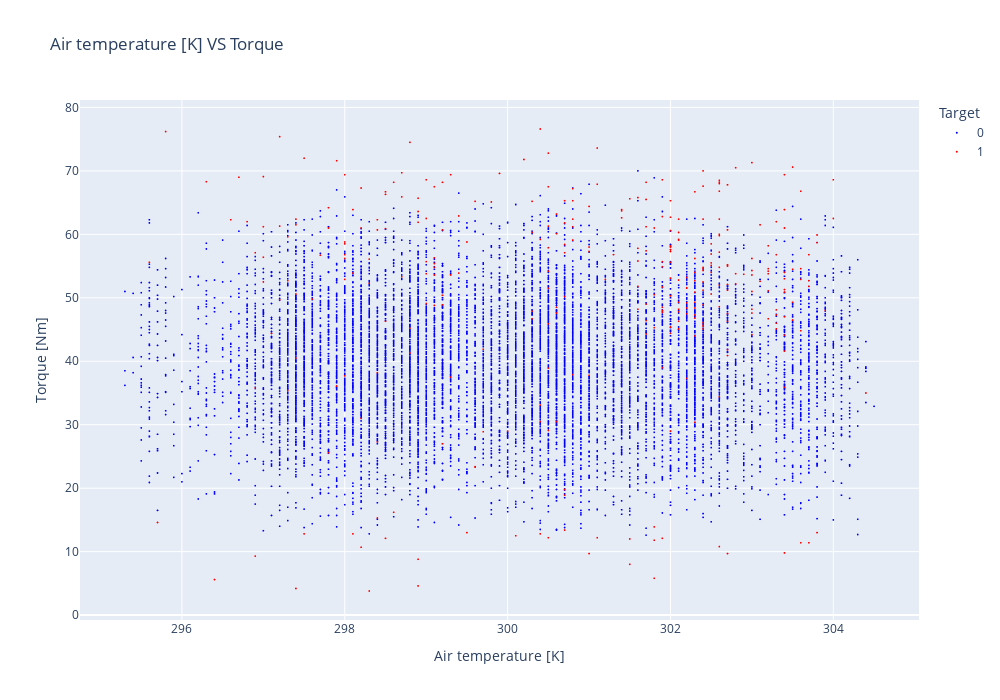

Notebook code for this chart:
### Code cell
import plotly.express as px
df['Target'] = df['Target'].astype(int)


df['Target'] = df['Target'].astype(str)
fig = px.scatter(df, 
                 x='Air temperature [K]', 
                 y='Torque [Nm]', 
                 opacity=1, 
                 title='Air temperature [K] VS Torque', 
                 color='Target',
                 color_discrete_sequence=['blue','red'])


fig.update_traces(marker=dict(size=2))


fig.update_layout(width=1000, height=700)

fig.show()

### Figure 1 — Plotly figure (JSON) as saved in the notebook; plotly's stock layout.template omitted (floating-point values rounded to 4 significant figures; data arrays with more than 128 entries replaced by an {"elided": "..."} marker saying what was removed)
{"data": [{"hovertemplate": "Target=0<br>Air temperature [K]=%{x}<br>Torque [Nm]=%{y}<extra></extra>", "legendgroup": "0", "marker": {"color": "blue", "opacity": 1, "size": 2, "symbol": "circle"}, "mode": "markers", "name": "0", "showlegend": true, "type": "scattergl", "x": {"elided": "9661 float values"}, "xaxis": "x", "y": {"elided": "9661 float values"}, "yaxis": "y"}, {"hovertemplate": "Target=1<br>Air temperature [K]=%{x}<br>Torque [Nm]=%{y}<extra></extra>", "legendgroup": "1", "marker": {"color": "red", "opacity": 1, "size": 2, "symbol": "circle"}, "mode": "markers", "name": "1", "showlegend": true, "type": "scattergl", "x": {"elided": "339 float values"}, "xaxis": "x", "y": {"elided": "339 float values"}, "yaxis": "y"}], "layout": {"height": 700, "legend": {"title": {"text": "Target"}, "tracegroupgap": 0}, "title": {"text": "Air temperature [K] VS Torque"}, "width": 1000, "xaxis": {"anchor": "y", "domain": [0, 1], "title": {"text": "Air temperature [K]"}}, "yaxis": {"anchor": "x", "domain": [0, 1], "title": {"text": "Torque [Nm]"}}}}
